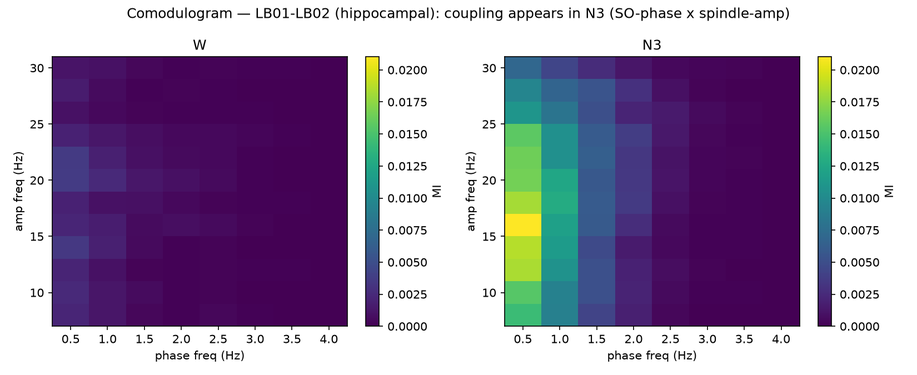
#> input picture outputs/result_visuals/comodulogram.png, 917 x 375 px, shrunk from 1650 x 675 before the run
$ python m5_bridge_figure.py
#> lines starting #> are read from the running program, lines starting #| are printed output that depends on the picture
"""
M5 - Mouse<->Human bridge figure (the one-pager / Westover-pitch slide).

Thesis: Kipnis Fig 2b shows spike-triggered field waves split by state -- NREM = a slow
(0.5-4 Hz) wave Kipnis LINKS to CSF clearance (not measured here); REM = theta (6-10 Hz). Mouse pilot,
lacking natural NREM, only reached the REM/theta column (theta-organized firing under 50 Hz
drive). The human iEEG hits the NREM/slow column -- the clearance-relevant one. This figure
places the two side by side and states the design implication.

Embeds existing PNGs (no recompute):
  - mouse theta+slow STA waveforms (Buzsaki repo)
  - human N3 comodulogram (result_visuals)
  - human coupling-by-state (M2)
"""
import os
import numpy as np
import matplotlib
matplotlib.use("Agg")
import matplotlib.pyplot as plt
import matplotlib.image as mpimg
from matplotlib.gridspec import GridSpec
import atlas

OUT = os.path.join(atlas.ROOT, "outputs", "m5_bridge")
BUZ = "/Users/paris/Documents/Buzsakli Lab Github"
MOUSE_STA = os.path.join(BUZ, "analysis/outputs/dec4/all_dhpc_kipnis_coordination/all_dhpc_kipnis_waveforms_amp250.png")
HUMAN_COMOD = os.path.join(atlas.ROOT, "outputs/result_visuals/comodulogram.png")
HUMAN_STATE = os.path.join(atlas.ROOT, "outputs/m2_slow_spindle_pac/m2_pac_by_state.png")


def show(ax, path, title):
    ax.axis("off")
    if os.path.exists(path):
        ax.imshow(mpimg.imread(path))
    else:
        ax.text(0.5, 0.5, f"[missing]\n{os.path.basename(path)}", ha="center", va="center")
    ax.set_title(title, fontsize=11, fontweight="bold")


def main():
    os.makedirs(OUT, exist_ok=True)
    fig = plt.figure(figsize=(15, 9))
    gs = GridSpec(3, 2, height_ratios=[0.6, 1.25, 1.0], hspace=0.28, wspace=0.12)

    # top: the Kipnis thesis column-map
    axt = fig.add_subplot(gs[0, :]); axt.axis("off")
    axt.text(0.5, 0.92, "A candidate NEURAL SUBSTRATE (NREM slow-wave coordination) that Kipnis "
             "links to clearance — and the column the human data reaches",
             ha="center", va="top", fontsize=13, fontweight="bold")
    cols = [
        ("WAKE", "incoherent field", "#888888"),
        ("NREM  •  slow 0.5–4 Hz", "large slow wave organizes\nspikes/spindles/ripples\n(Kipnis Fig 2b; clearance hypothesized)", "#1f77b4"),
        ("REM  •  theta 6–10 Hz", "rhythmic theta wave", "#d62728"),
    ]
    for i, (h, sub, c) in enumerate(cols):
        x = 0.17 + i * 0.33
        axt.text(x, 0.55, h, ha="center", fontsize=12, fontweight="bold", color=c)
        axt.text(x, 0.30, sub, ha="center", fontsize=9, color="black")
    axt.annotate("", xy=(0.5, 0.05), xytext=(0.83, 0.05),
                 arrowprops=dict(arrowstyle="->", color="#d62728", lw=1.5))
    axt.annotate("", xy=(0.5, 0.12), xytext=(0.17, 0.12),
                 arrowprops=dict(arrowstyle="->", color="#888888", lw=1.0))
    axt.text(0.5, 0.02, "MOUSE reached the REM/theta column (50 Hz drive, no natural NREM)   |   "
             "HUMAN reaches the NREM/slow column (natural N3).  No clearance is measured here.",
             ha="center", fontsize=9, style="italic")

    show(fig.add_subplot(gs[1, 0]), MOUSE_STA,
         "MOUSE (Buzsaki Dec4): spike-triggered field wave\ntheta present under drive · slow-wave coordination ABSENT")
    show(fig.add_subplot(gs[1, 1]), HUMAN_COMOD,
         "HUMAN (this study): N3 comodulogram\nslow-phase → spindle-amp coupling PRESENT, wake flat")
#> call 2 of show, with path = 'outputs/result_visuals/comodulogram.png'

    # bottom-left: human state dependence
    show(fig.add_subplot(gs[2, 0]), HUMAN_STATE,
         "HUMAN: coupling is NREM-specific (peaks N3, ~0 in REM)")
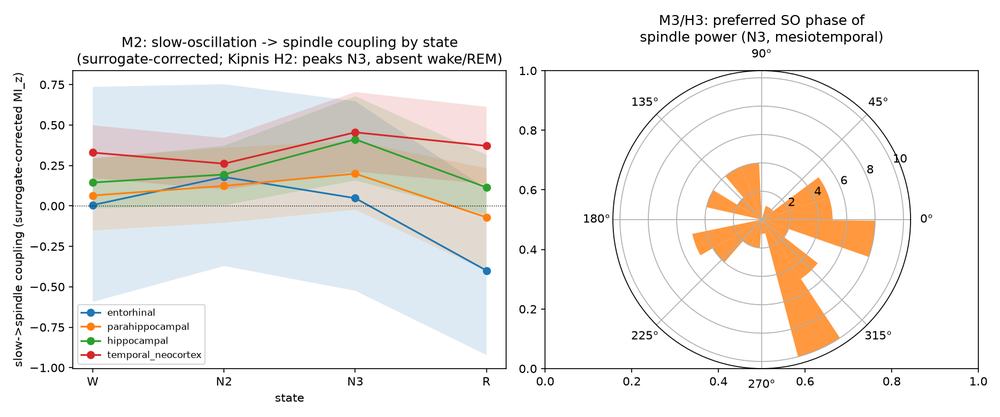
#> input picture outputs/m2_slow_spindle_pac/m2_pac_by_state.png, 1000 x 417 px, shrunk from 1800 x 750 before the run

    # bottom-right: design implication text
    axd = fig.add_subplot(gs[2, 1]); axd.axis("off")
    axd.text(0.02, 0.95, "Design implication", fontsize=12, fontweight="bold", va="top")
    axd.text(0.02, 0.80,
             "• Mouse result = target ENGAGEMENT: 50 Hz vibration reorganizes\n"
             "  hippocampal firing (at theta).\n\n"
             "• Human data = target STATE: the native NREM coordination is a\n"
             "  slow-oscillation -> spindle nesting (M1 p=2.9e-6; M2 MI_z p=0.030)\n"
             "  and -> ripple nesting on 1 kHz data (M6 p=0.0015).\n\n"
             "• Working HYPOTHESIS: to engage this substrate, sleep stimulation\n"
             "  should ENHANCE native slow-wave coordination (slow / Jiang-Xie\n"
             "  frequencies), not 50 Hz. Clearance itself is NOT measured here.\n\n"
             "• All human results from open data — no patient access required.",
             fontsize=9.5, va="top", family="monospace")

    fig.suptitle("M5 — Mouse → Human bridge: from theta engagement to the NREM slow-wave "
                 "coordination state (candidate substrate; clearance not measured)",
                 fontsize=12, y=0.995)
    for ext in ("png", "svg"):
        fig.savefig(os.path.join(OUT, f"m5_bridge.{ext}"), dpi=150, bbox_inches="tight")
#> this loop made 2 passes
#> pass 1, in main, `fig.savefig(os.path.join(OUT, f"m5_bridge.{ext}"), dpi=150, bbox_inche..`:
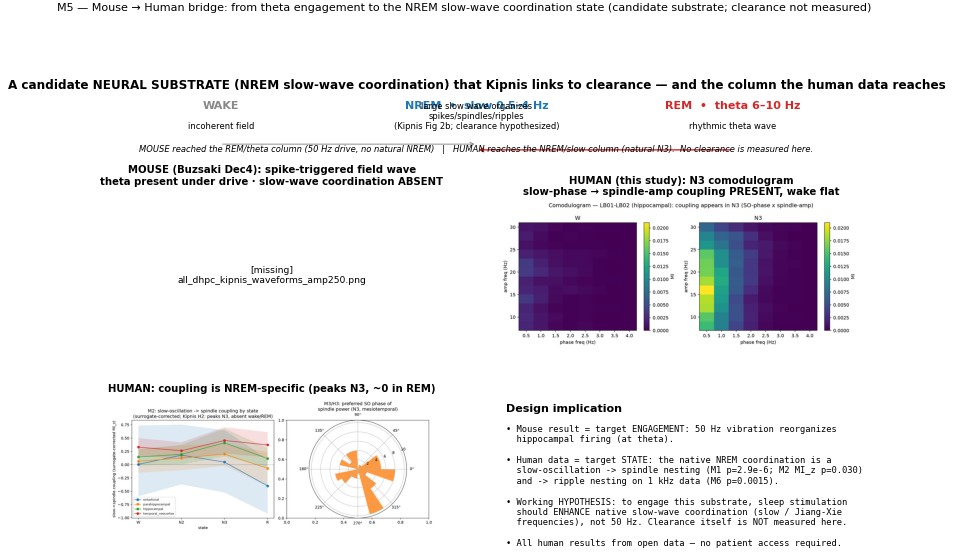
#> figure drawn by matplotlib, 2 panels
    print(f"[M5] wrote bridge figure to {OUT}")


if __name__ == "__main__":
    main()
